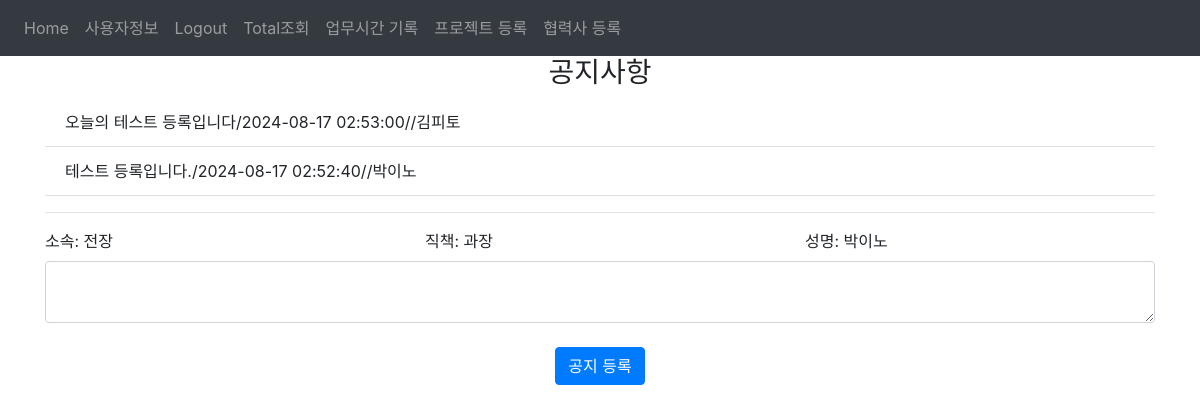
/ (signed in), run on an earlier commit of the app's database.
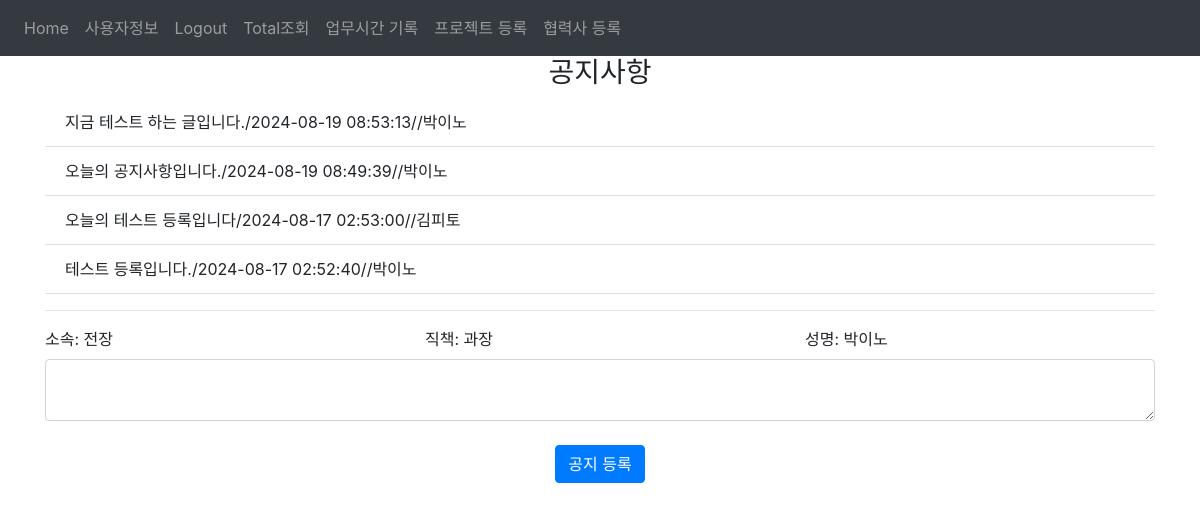
And on a later commit of the database.
### website/models.py (models this page shows)
class Note(db.Model):                                                 #공지사항 또는 업무소통
    id = db.Column(db.Integer, primary_key=True)                      #DB primary_key ID
    data = db.Column(db.String(1000))                                 #공지글
    noteuname = db.Column(db.String(20))                              #작성자 이름
    date = db.Column(db.DateTime(timezone=True), default=func.now())
    user_id = db.Column(db.Integer, db.ForeignKey('user.id'))

class User(db.Model, UserMixin):                                      #Employee
    id = db.Column(db.Integer, primary_key=True)                      #DB primary_key ID
    email = db.Column(db.String(50), unique=True)                     #이름대신 ID로 사용함
    uname = db.Column(db.String(50),nullable=False)                   #이름
    udepartment = db.Column(db.String(50))                            #소속부서
    uposition = db.Column(db.String(50))                              #직책
    password = db.Column(db.String(50))                               #패스워드
    authority = db.Column(db.String(10))                              #권한관리 : 1 슈퍼 관리자, 2 관리자, 3 일반 사용자
    notes = db.relationship('Note')                                   #외래키 연동
    projects = db.relationship('Project')
    working_hours = db.relationship('Working_hour')

### website/views.py (the view, shortened to what this page needs)
@views.route('/', methods=['GET', 'POST'])
@login_required
def home():
    all_data = Note.query.order_by(desc(Note.date)).all()
    return render_template("home.html", all_data=all_data, user=current_user)

### website/__init__.py (called while the page is built)
def create_app():
    app.config['SECRET_KEY'] = 'hjshjhdjah kjshkjdhjs'
    app.config['SQLALCHEMY_DATABASE_URI'] = f'sqlite:///{DB_NAME}'
    db.init_app(app)
    from .views import views
    from .auth import auth
    app.register_blueprint(views, url_prefix='/')
    app.register_blueprint(auth, url_prefix='/')
    from .models import User
    with app.app_context():
        db.create_all()
    login_manager = LoginManager()
    login_manager.login_view = 'auth.login'
    login_manager.init_app(app)
    @login_manager.user_loader
    def load_user(id):
        return User.query.get(int(id))
    return app

### website/templates/home.html (shortened to what this page needs)
{% extends "base.html" %}
{% block content%}
<h3 align="center">공지사항</h3>
<ul class="list-group list-group-flush" id="notes">
  {% for note in all_data %}
  <li class="list-group-item">
    {{ note.data }}/{{note.date}}//{{note.noteuname}}
  </li>
  {% endfor %}
</ul>
<hr>
<form method="POST">
  <div class="row">
    <div class="col">
      <label for="userDepartmet">소속: {{user.udepartment}}</label>
    </div>
    <div class="col">
      <label for="userPosition">직책: {{user.uposition}}</label>
    </div>
    <div class="col">
      <label for="userName">성명: {{user.uname}}</label>
    </div>
  </div>
  <textarea name="note" id="note" class="form-control"></textarea>
  <br />
  <div align="center">
    <button type="submit" class="btn btn-primary">공지 등록</button>
  </div>
</form>
{% endblock %}

### website/templates/base.html (shortened to what this page needs)
<!DOCTYPE html>
<html>
  <head>
    <link
      rel="stylesheet"
      href="https://stackpath.bootstrapcdn.com/bootstrap/4.4.1/css/bootstrap.min.css"
    />
    <link
      rel="stylesheet"
      href="https://stackpath.bootstrapcdn.com/font-awesome/4.7.0/css/font-awesome.min.css"
    />
    <link rel="stylesheet" href="https://cdnjs.cloudflare.com/ajax/libs/bootstrap-datepicker/1.9.0/css/bootstrap-datepicker.min.css">
</head>
  </head>
  <body>
    <nav class="navbar navbar-expand-lg navbar-dark bg-dark">
      <div class="collapse navbar-collapse" id="navbar">
        <div class="navbar-nav">
          {% if user.is_authenticated %}
            <a class="nav-item nav-link" id="home" href="/">Home</a>
            <a class="nav-item nav-link" id="UserInfo" href="/userinfo_update">사용자정보</a>
            <a class="nav-item nav-link" id="logout" href="/logout">Logout</a>
            <a class="nav-item nav-link" id="work_hour_view" href="/workhour_total">Total조회</a>
            <a class="nav-item nav-link" id="work_hour" href="/work_hour">업무시간 기록</a>
            <a class="nav-item nav-link" id="project" href="/project_create">프로젝트 등록</a>
            <a class="nav-item nav-link" id="oscompany" href="/cocompany_create">협력사 등록</a>
          {% else %}
            <a class="nav-item nav-link" id="login" href="/login">Login</a>
            <a class="nav-item nav-link" id="signUp" href="/sign-up">Sign Up</a>
          {% endif %}
        </div>
      </div>
    </nav>
    <div class="container">{% block content %} {% endblock %}</div>
  </body>
</html>

What changed in the data, as far as the page shows it:
added Note: data "지금 테스트 하는 글입니다.", date "2024-08-19 08:53:13", noteuname "박이노"
added Note: data "오늘의 공지사항입니다.", date "2024-08-19 08:49:39", noteuname "박이노"
